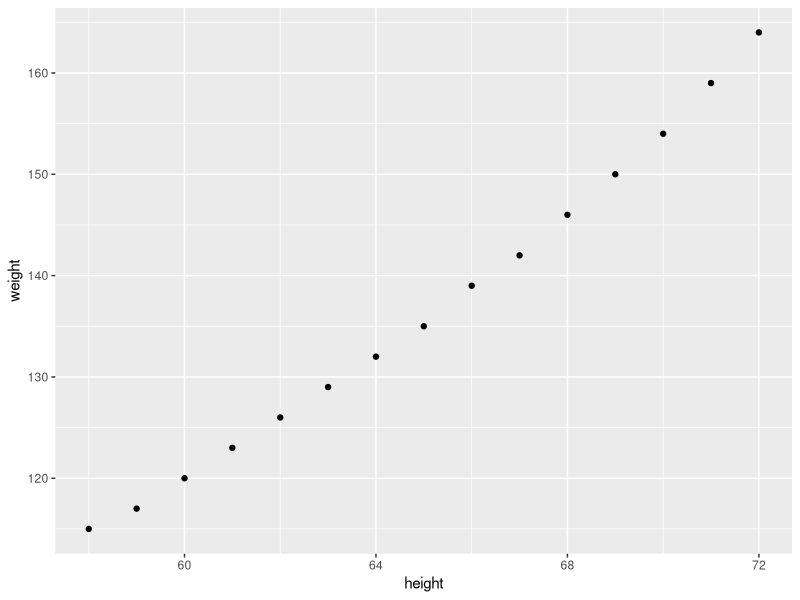
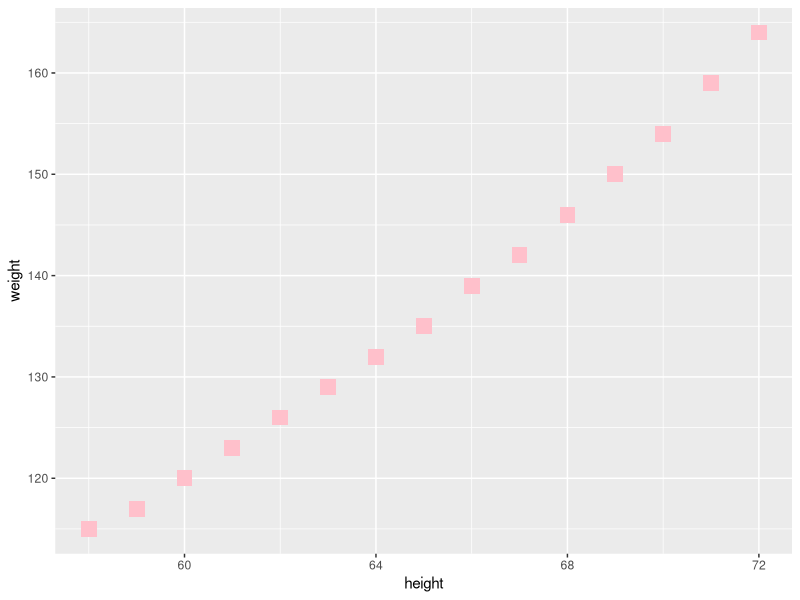

Reproduce these figures in R, in order.
#This code chunk identifies my working directory 
#and sets it to where I want to save and fetch files
#TASK: fill in between the parentheses if needed. 
#If not needed, make the two lines a comment
getwd()
setwd('/Users')

#This brings the 'women' data into my environment from Base R (Run this)
women

#This code saves the women data as a dataframe with a new name
#TASK: Save the women dataset with a new name
df <- data.frame(women)

#This code chunk allows me to see the top 2 rows of my data
#TASK: Write the function that returns the top rows
head(df, 2)

#This code chunk shows me the internal structure 
#Task: Write the function that shows the number of rows, columns, column names, class of columns   
str(df)

#This code chunk shows me some basic summary stats
#Such as Min, Max, Mean. Quartiles...
#Task: Write the function that gives summary stats
summary(df)

#This allows me to apply the function to just one certain column
#Task: Write the function to return the Mean of just the height column
mean(df$height)

#This allows me to save one column as its own object ('values' in the Environment)
#Task: Write the function to create an object for just the Weight column 
#and write the function to create an object for just the Height column 
#(these should show as values in the environment window, not as datasets)
ht <- df$height
wt <- df$weight
ht
wt

#This takes the individual objects ('values' in the Environment) and creates a dataframe
#I can see the Data in the Environment 
#Task: Write the function to create a data.frame from the height and weight values you just created
df2 <- data.frame(ht, wt)
df2

#This code chunk creates a subset from my dataset
#Note that the subset only appears in the Console (not the Environment)
#Task: Write the function to create a subset of the data where the height is > 65
#If I wanted to save the subset, I would need to name it as done in the code above
done = subset(df, df$height > 65)
done

#This shows me how many rows are in my dataset and
#TASK: Write the function that returns the number of rows
nrow(df)


#This shows me how many columns are in my dataset
#TASK: Write the function that returns the number of columns
ncol(df)

#This also shows me how many rows and columns with just one function
#TASK: Write the function that returns the number of rows and columns with just one command
dim(df)

#This code will install the ggplot2 package
#TASK: Write the function that installs the ggplot2 package
install.packages('ggplot2')
install.packages('magrittr')
install.packages('vctrs')

#This code calls the ggplot2 package so I can use its functions
#Task: Write the function that 'calls' the ggplot2 package
library(ggplot2)

#This produces a scatter plot of the height and weight columns
#Task: replace the dataset name and column names in the plot function below 
#to produce a scatter plot of height and weight
ggplot(df, aes(x=height, y=weight)) + 
  geom_point()

#Optional 'Just for fun' TASK: Change the arguments for the geom point and see what happens to the plot
ggplot(df, aes(x=height, y=weight)) + 
  geom_point(shape = 15, colour = "pink", fill = "black", size = 2, stroke = 5)